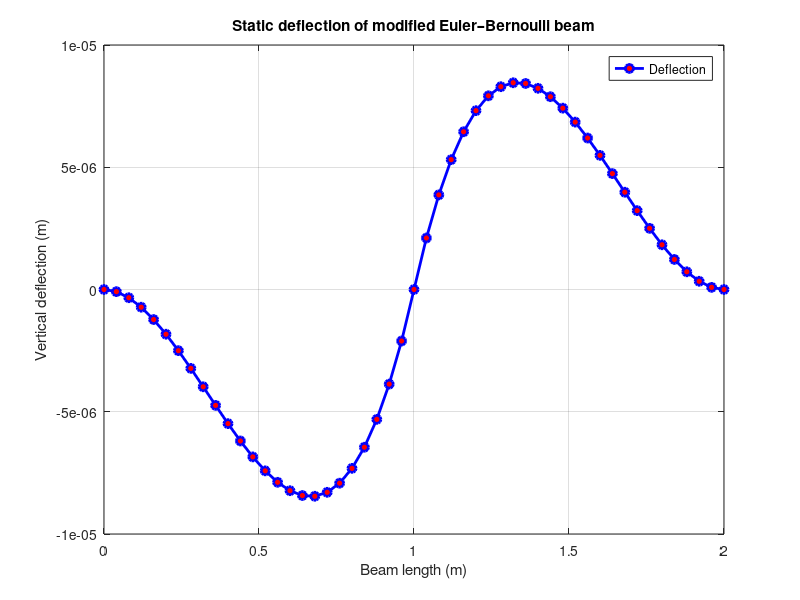
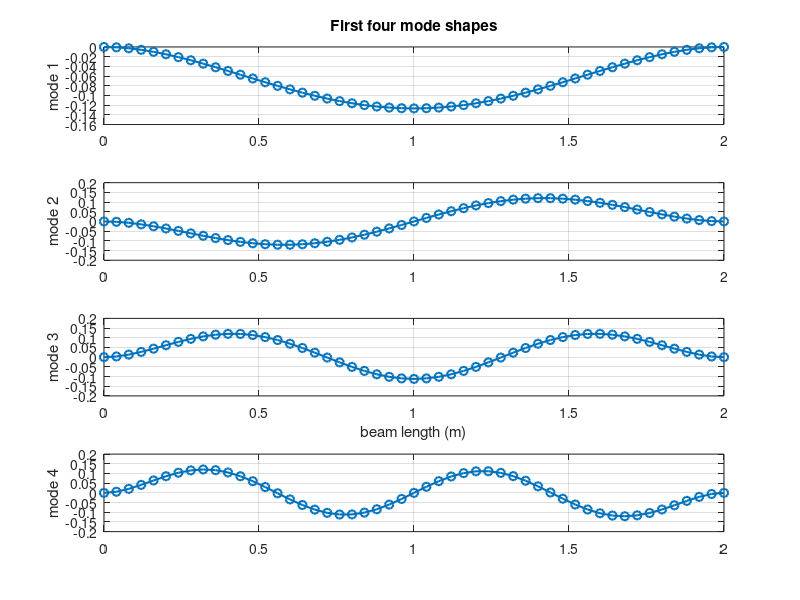

Source code (MATLAB) for these figures, in order:

% including consistent mass matrix assembly and modal analysis

clear; clc; close all;

% input parameters
nElem = 50;              % number of elements
E     = 210e9;           % Young's modulus (Pa)
A     = 0.01;            % cross-sectional area (m^2)
I     = 8.333e-6;        % moment of inertia (m^4)
rho   = 7850;            % mass density (kg/m^3)
L     = 2;               % total beam length (m)

% moment or force assignment
force_node      = round((nElem/2) + 1); % mid-span node
force_DOF_local = 3;                    % 1=u, 2=w, 3=theta
moment_value    = 800;                  % applied moment (Nm)

%% derived sizes
nNode         = nElem + 1;
nDOF_per_node = 3;        % u, w, theta
nDOF          = nNode * nDOF_per_node;
Le            = L / nElem;

%% element stiffness
ke_axial = (E*A/Le)*[1 -1; -1 1];
ke_bending = (E*I/Le^3)*[ ...
     12      6*Le   -12    6*Le; 
    6*Le   4*Le^2  -6*Le  2*Le^2;
   -12    -6*Le     12    -6*Le;
    6*Le   2*Le^2  -6*Le   4*Le^2 ];
ke = zeros(6,6);
axial_dofs   = [1 4];
bending_dofs = [2 3 5 6];
ke(axial_dofs,   axial_dofs)   = ke_axial;
ke(bending_dofs, bending_dofs) = ke_bending;

%% element mass 
me_axial = (rho*A*Le/6)*[2 1; 1 2];
me_bending = (rho*A*Le/420)*[ ...
    156       22*Le    54      -13*Le;
     22*Le   4*Le^2   13*Le   -3*Le^2;
     54       13*Le   156     -22*Le;
    -13*Le   -3*Le^2  -22*Le   4*Le^2 ];
me = zeros(6,6);
me(axial_dofs,   axial_dofs)   = me_axial;
me(bending_dofs, bending_dofs) = me_bending;

%% global assembly
K = zeros(nDOF);
M = zeros(nDOF);
for e = 1:nElem
    idx = (e-1)*nDOF_per_node + (1:6);
    K(idx,idx) = K(idx,idx) + ke;
    M(idx,idx) = M(idx,idx) + me;
end

%% force vector
F = zeros(nDOF,1);
globalDOF = (force_node-1)*nDOF_per_node + force_DOF_local;
F(globalDOF) = moment_value;

%% apply boundary conditions (fixed at both ends: all DOFs)
fixedDOF = [1,2,3, nDOF-2, nDOF-1, nDOF];
freeDOF  = setdiff(1:nDOF, fixedDOF);

K_reduced = K(freeDOF, freeDOF);
M_reduced = M(freeDOF, freeDOF);
F_reduced = F(freeDOF);

%% solve static problem (stiffness only)
U = zeros(nDOF,1);
U(freeDOF) = K_reduced \ F_reduced;

%% plot static vertical deflection
x_nodes = linspace(0, L, nNode);
vertical_disp = U(2:nDOF_per_node:end);

figure;
plot(x_nodes, vertical_disp, 'b-o', 'LineWidth', 2, 'MarkerFaceColor','r');
grid on;
xlabel('Beam length (m)');
ylabel('Vertical deflection (m)');
title('Static deflection of modified Euler–Bernoulli beam');
legend('Deflection');

%% modal analysis
% generalized eigenvalue problem K x = omega^2 M x
[Modes, D] = eig(K_reduced, M_reduced);
omega2 = diag(D);
[omega2, sortIdx] = sort(omega2);
Modes = Modes(:,sortIdx);
freq = sqrt(omega2)/(2*pi);

%  first 5 natural frequencies
nModesToShow = 4;
disp('First 4 natural frequencies (Hz):');
disp(freq(1:nModesToShow));

% plot first 3 mode shapes
figure;
for j = 1:nModesToShow
    mode_full = zeros(nDOF,1);
    mode_full(freeDOF) = Modes(:,j);
    vmode = mode_full(2:nDOF_per_node:end);
    subplot(nModesToShow,1,j);
    plot(x_nodes, vmode, '-o','LineWidth',1.5);
    ylabel(sprintf('mode %d',j));
    grid on;
    if j==1, title('First four mode shapes'); end
    if j==3, xlabel('beam length (m)'); end
end
